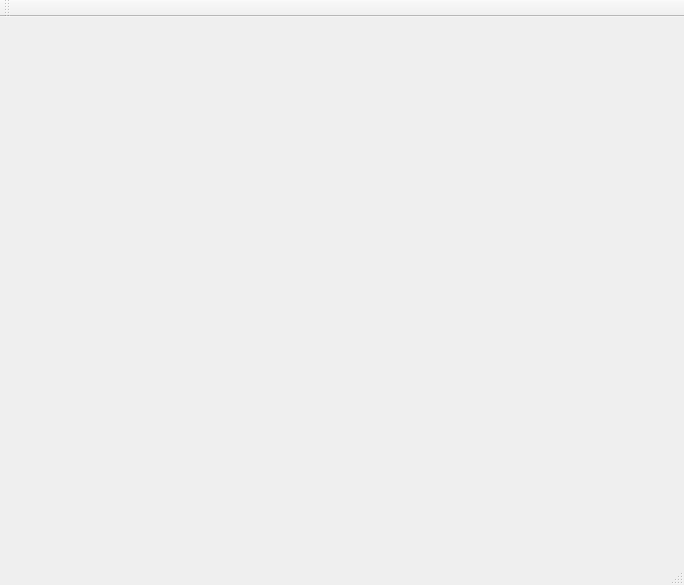
<?xml version="1.0" encoding="UTF-8"?>
<ui version="4.0">
 <class>EFFEditorClass</class>
 <widget class="QMainWindow" name="EFFEditorClass">
  <property name="geometry">
   <rect>
    <x>0</x>
    <y>0</y>
    <width>684</width>
    <height>585</height>
   </rect>
  </property>
  <property name="windowTitle">
   <string>EFFEditor</string>
  </property>
  <property name="styleSheet">
   <string notr="true"/>
  </property>
  <widget class="QWidget" name="centralWidget"/>
  <widget class="QMenuBar" name="menuBar">
   <property name="geometry">
    <rect>
     <x>0</x>
     <y>0</y>
     <width>684</width>
     <height>23</height>
    </rect>
   </property>
  </widget>
  <widget class="QToolBar" name="mainToolBar">
   <property name="enabled">
    <bool>true</bool>
   </property>
   <attribute name="toolBarArea">
    <enum>TopToolBarArea</enum>
   </attribute>
   <attribute name="toolBarBreak">
    <bool>false</bool>
   </attribute>
  </widget>
  <widget class="QStatusBar" name="statusBar"/>
 </widget>
 <layoutdefault spacing="6" margin="11"/>
 <resources>
  <include location="effeditor.qrc"/>
 </resources>
 <connections/>
</ui>
